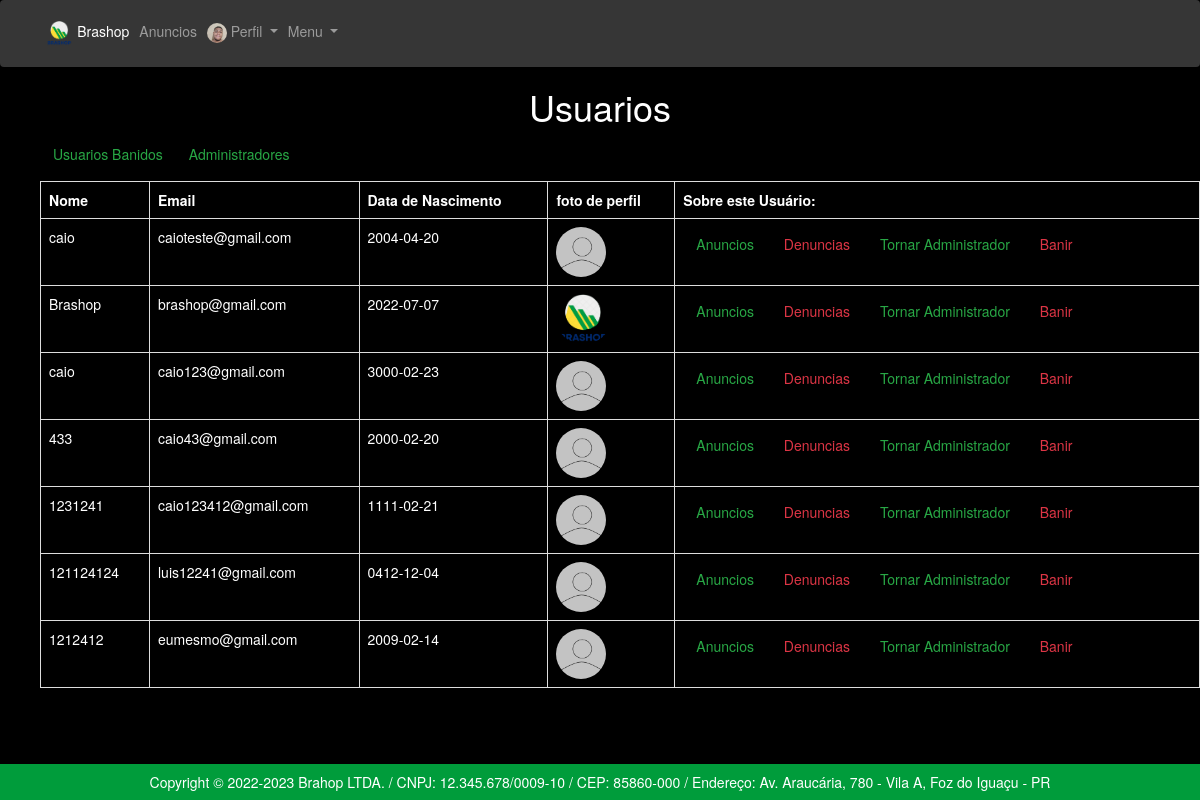
The page /app/controllers/UsuarioController.php?action=findAll (signed in) on the database its author committed.
### tables this page shows
CREATE TABLE `usuarios` (
  `id` int(11) NOT NULL,
  `nome` varchar(45) NOT NULL,
  `email` varchar(255) NOT NULL,
  `senha` varchar(255) NOT NULL,
  `data_nasc` date NOT NULL,
  `CPF` int(11) NOT NULL,
  `foto_perfil` varchar(255) NOT NULL,
  `isadm` bit(1) NOT NULL,
  `ban` bit(1) NOT NULL
);

### app/repository/UsuarioRepository.php (called while the page is built, shortened)
<?php
    require_once __DIR__ . "/../connection/Connection.php";
    class UsuarioRepository {
        public PDO $conn;
        function __construct()
        {
            $this->conn = Connection::getConnection();
        }
        public function findAll(): array {
            $table = $this->conn->query("SELECT * FROM usuarios WHERE ban = 0 AND isadm = 0");
            $usuarios  = $table->fetchAll(PDO::FETCH_ASSOC);
            return $usuarios;
        }
    }

### app/connection/Connection.php (called while the page is built)
<?php
class Connection {
    private static $host = "localhost";
    private static $dbname = "marketplace";
    private static $user = "root";
    private static $password = "";
    private static ?PDO $conn = null;
    public static function getConnection(): PDO {
        if(self::$conn == null) {
            try {
                self::$conn = new PDO("mysql:host=" . self::$host . ";dbname=" . self::$dbname,
                self::$user,
                self::$password);
                self::$conn->setAttribute(PDO::ATTR_ERRMODE, PDO::ERRMODE_EXCEPTION);
            } catch(Exception $e) {
                print("Erro ao conectar com o banco de dados");
            }
        }
        return self::$conn;
    }
}

### app/views/usuarios/list.php (the view, shortened to what this page needs)
<!DOCTYPE html>
<html lang="pt-br">
  <head>
    <link rel="stylesheet" type="text/css" href="../views/helpers/css/bootstrap.min.css">
</head>
<body>
<?php
if(isset($_SESSION["usuario"])){
  if($_SESSION["usuario"]['is_adm'] == 1){
    include_once __DIR__ . "/../helpers/menuAdm.php";
   }else{
   include_once __DIR__ . "/../helpers/menuLogin.php";
 }
}
else{
 include_once __DIR__ . "/../helpers/menuHome.php";
}
?>
    <h1 style="color:white; text-align:center;" > Usuarios</h1>
    <ul>
      <table class = 'table table-hover-table-striped table-bordered'>
         <tr>
         <th style="color:white;">Nome</th>
         <th style="color:white;">Email</th>
         <th style="color:white;">Data de Nascimento</th>
         <th style="color:white;">foto de perfil</th>
         <th style="color:white;">Sobre este Usuário:</th>
         </tr>
           <?php foreach($data['usuarios'] as $user): ?>
                 <tr>
                 <td style="color:white;"><?= $user['nome'] ?></td>
                 <td style="color:white;"><?= $user['email'] ?></td>
                 <td style="color:white;"><?= $user['data_nasc'] ?></td>
                 <td ><img style="height: 50px; border-radius : 100%;" src="../../imgs/<?= $user['foto_perfil'] ?>"></img>
                 <td><a  class="btn btn-outline-success my-2 my-sm-0-success my-2 my-sm-0" href="./AnuncioController.php?action=findAnuncioByUserClick&id=<?= $user['id'] ?>">Anuncios</a>
                 <a  class="btn btn-outline-danger  my-2 my-sm-0-success my-2 my-sm-0" href="./DenunciaController.php?action=findDenunciaUsuario&id=<?= $user['id'] ?>">Denuncias</a>
                 <a  class="btn btn-outline-success my-2 my-sm-0-success my-2 my-sm-0" href="./UsuarioController.php?action=InsertAdmByUserId&id=<?= $user['id'] ?>">Tornar Administrador</a>
                 <a  class="btn btn-outline-danger  my-2 my-sm-0-success my-2 my-sm-0" href="./UsuarioController.php?action=Banir&id=<?= $user['id'] ?>">Banir</a></td>
                <?php endforeach; ?>
    </ul>
    <a  class="btn btn-outline-success my-2 my-sm-0" href="./UsuarioController.php?action=findUsuarioBan">Usuarios Banidos</a>
    <a  class="btn btn-outline-success my-2 my-sm-0" href="./UsuarioController.php?action=findAdm">Administradores</a>
</body>
</html>

### app/views/helpers/style-home.css (style rules this page uses)
body { background-color: black !important; }

### rows shown on the page
usuarios: nome "caio", email "caioteste@gmail.com", data_nasc "2004-04-20", foto_perfil (picture)
usuarios: nome "Brashop", email "brashop@gmail.com", data_nasc "2022-07-07", foto_perfil (picture)
usuarios: nome "caio", email "caio123@gmail.com", data_nasc "3000-02-23", foto_perfil (picture)
usuarios: nome "433", email "caio43@gmail.com", data_nasc "2000-02-20", foto_perfil (picture)
usuarios: nome "1231241", email "caio123412@gmail.com", data_nasc "1111-02-21", foto_perfil (picture)
usuarios: nome "121124124", email "luis12241@gmail.com", data_nasc "0412-12-04", foto_perfil (picture)
usuarios: nome "1212412", email "eumesmo@gmail.com", data_nasc "2009-02-14", foto_perfil (picture)
